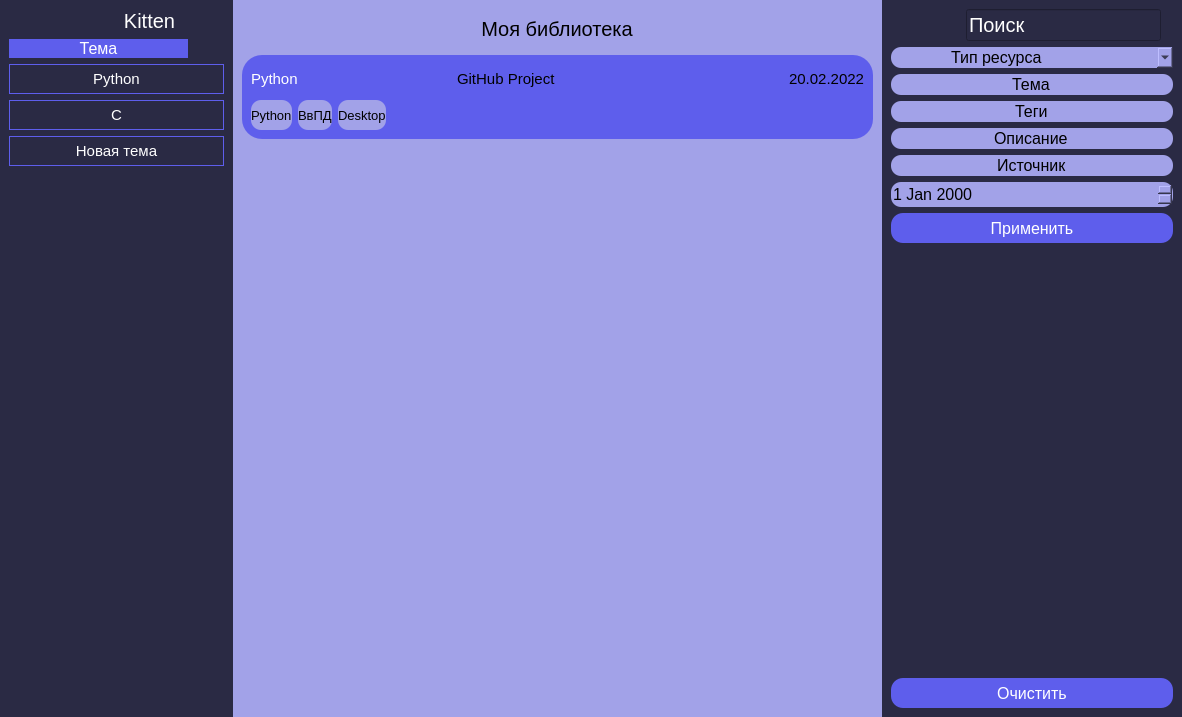
<?xml version="1.0" encoding="UTF-8"?>
<ui version="4.0">
 <class>MainWindow</class>
 <widget class="QMainWindow" name="MainWindow">
  <property name="geometry">
   <rect>
    <x>0</x>
    <y>0</y>
    <width>1182</width>
    <height>717</height>
   </rect>
  </property>
  <property name="windowTitle">
   <string>MainWindow</string>
  </property>
  <widget class="QWidget" name="centralwidget">
   <layout class="QGridLayout" name="gridLayout">
    <property name="leftMargin">
     <number>0</number>
    </property>
    <property name="topMargin">
     <number>0</number>
    </property>
    <property name="rightMargin">
     <number>0</number>
    </property>
    <property name="bottomMargin">
     <number>0</number>
    </property>
    <property name="spacing">
     <number>0</number>
    </property>
    <item row="0" column="2">
     <widget class="QFrame" name="searchFrame">
      <property name="maximumSize">
       <size>
        <width>300</width>
        <height>16777215</height>
       </size>
      </property>
      <property name="styleSheet">
       <string notr="true">background-color: rgb(42, 42, 68);</string>
      </property>
      <layout class="QVBoxLayout" name="searchLayout">
       <item>
        <layout class="QHBoxLayout" name="littleSearchLayout">
         <item>
          <widget class="QLabel" name="searchImage">
           <property name="minimumSize">
            <size>
             <width>0</width>
             <height>0</height>
            </size>
           </property>
           <property name="maximumSize">
            <size>
             <width>45</width>
             <height>35</height>
            </size>
           </property>
           <property name="text">
            <string/>
           </property>
           <property name="pixmap">
            <pixmap>C:/Users/2003n/Downloads/serch.jpg</pixmap>
           </property>
           <property name="scaledContents">
            <bool>true</bool>
           </property>
          </widget>
         </item>
         <item>
          <widget class="QLineEdit" name="generalSearch">
           <property name="minimumSize">
            <size>
             <width>0</width>
             <height>0</height>
            </size>
           </property>
           <property name="maximumSize">
            <size>
             <width>195</width>
             <height>35</height>
            </size>
           </property>
           <property name="font">
            <font>
             <family>Arial</family>
             <pointsize>15</pointsize>
            </font>
           </property>
           <property name="styleSheet">
            <string notr="true">color: rgb(255, 255, 255);</string>
           </property>
           <property name="text">
            <string>Поиск</string>
           </property>
          </widget>
         </item>
        </layout>
       </item>
       <item>
        <widget class="QComboBox" name="resourceType">
         <property name="font">
          <font>
           <family>Arial</family>
           <pointsize>12</pointsize>
          </font>
         </property>
         <property name="styleSheet">
          <string notr="true">background: #A2A2E8;
border-radius: 10px;
padding-left: 60px;</string>
         </property>
         <property name="currentText">
          <string>Тип ресурса</string>
         </property>
         <item>
          <property name="text">
           <string>Тип ресурса</string>
          </property>
         </item>
         <item>
          <property name="text">
           <string>Ссылка</string>
          </property>
         </item>
         <item>
          <property name="text">
           <string>Документ</string>
          </property>
         </item>
         <item>
          <property name="text">
           <string>Изображение</string>
          </property>
         </item>
        </widget>
       </item>
       <item>
        <widget class="QLineEdit" name="tagSearch">
         <property name="font">
          <font>
           <family>Arial</family>
           <pointsize>12</pointsize>
          </font>
         </property>
         <property name="styleSheet">
          <string notr="true">QLineEdit {
background: #A2A2E8;
border-radius: 10px;
}</string>
         </property>
         <property name="text">
          <string>Тема</string>
         </property>
         <property name="alignment">
          <set>Qt::AlignCenter</set>
         </property>
        </widget>
       </item>
       <item>
        <widget class="QLineEdit" name="themeSearch">
         <property name="font">
          <font>
           <family>Arial</family>
           <pointsize>12</pointsize>
          </font>
         </property>
         <property name="styleSheet">
          <string notr="true">background: #A2A2E8;
border-radius: 10px;</string>
         </property>
         <property name="text">
          <string>Теги</string>
         </property>
         <property name="alignment">
          <set>Qt::AlignCenter</set>
         </property>
        </widget>
       </item>
       <item>
        <widget class="QLineEdit" name="description">
         <property name="font">
          <font>
           <family>Arial</family>
           <pointsize>12</pointsize>
          </font>
         </property>
         <property name="styleSheet">
          <string notr="true">background: #A2A2E8;
border-radius: 10px;</string>
         </property>
         <property name="text">
          <string>Описание</string>
         </property>
         <property name="alignment">
          <set>Qt::AlignCenter</set>
         </property>
        </widget>
       </item>
       <item>
        <widget class="QLineEdit" name="sourceSearch">
         <property name="font">
          <font>
           <family>Arial</family>
           <pointsize>12</pointsize>
          </font>
         </property>
         <property name="styleSheet">
          <string notr="true">background: #A2A2E8;
border-radius: 10px;</string>
         </property>
         <property name="text">
          <string>Источник</string>
         </property>
         <property name="alignment">
          <set>Qt::AlignCenter</set>
         </property>
        </widget>
       </item>
       <item>
        <widget class="QDateEdit" name="dateSearch">
         <property name="minimumSize">
          <size>
           <width>0</width>
           <height>25</height>
          </size>
         </property>
         <property name="font">
          <font>
           <family>Arial</family>
           <pointsize>12</pointsize>
          </font>
         </property>
         <property name="styleSheet">
          <string notr="true">background: #A2A2E8;
border-radius: 10px;
</string>
         </property>
        </widget>
       </item>
       <item>
        <widget class="QPushButton" name="applyButton">
         <property name="minimumSize">
          <size>
           <width>0</width>
           <height>30</height>
          </size>
         </property>
         <property name="font">
          <font>
           <family>Arial</family>
           <pointsize>12</pointsize>
          </font>
         </property>
         <property name="styleSheet">
          <string notr="true">background: #5E5EEC;
border-radius: 12px;
color: rgb(255, 255, 255);</string>
         </property>
         <property name="text">
          <string>Применить</string>
         </property>
        </widget>
       </item>
       <item>
        <spacer name="searchSpacer">
         <property name="orientation">
          <enum>Qt::Vertical</enum>
         </property>
         <property name="sizeHint" stdset="0">
          <size>
           <width>20</width>
           <height>40</height>
          </size>
         </property>
        </spacer>
       </item>
       <item>
        <widget class="QPushButton" name="pushButton">
         <property name="minimumSize">
          <size>
           <width>0</width>
           <height>30</height>
          </size>
         </property>
         <property name="maximumSize">
          <size>
           <width>16777215</width>
           <height>16777215</height>
          </size>
         </property>
         <property name="font">
          <font>
           <family>Arial</family>
           <pointsize>12</pointsize>
          </font>
         </property>
         <property name="styleSheet">
          <string notr="true">background: #5E5EEC;
border-radius: 12px;
color: rgb(255, 255, 255);</string>
         </property>
         <property name="text">
          <string>Очистить</string>
         </property>
        </widget>
       </item>
      </layout>
     </widget>
    </item>
    <item row="0" column="1">
     <widget class="QFrame" name="libraryFrame">
      <property name="maximumSize">
       <size>
        <width>16777215</width>
        <height>16777215</height>
       </size>
      </property>
      <property name="styleSheet">
       <string notr="true">background-color: rgb(162, 162, 232);</string>
      </property>
      <layout class="QVBoxLayout" name="libraryLayout">
       <item alignment="Qt::AlignHCenter">
        <widget class="QLabel" name="nameOfLayout">
         <property name="minimumSize">
          <size>
           <width>400</width>
           <height>40</height>
          </size>
         </property>
         <property name="maximumSize">
          <size>
           <width>16777215</width>
           <height>16777215</height>
          </size>
         </property>
         <property name="font">
          <font>
           <family>Arial</family>
           <pointsize>15</pointsize>
          </font>
         </property>
         <property name="text">
          <string>Моя библиотека</string>
         </property>
         <property name="alignment">
          <set>Qt::AlignCenter</set>
         </property>
        </widget>
       </item>
       <item>
        <widget class="QFrame" name="linkFrame">
         <property name="styleSheet">
          <string notr="true">background: #5E5EEC;
border-radius: 20px;</string>
         </property>
         <layout class="QVBoxLayout" name="linkLayout">
          <item>
           <layout class="QHBoxLayout" name="linkDescription">
            <item>
             <widget class="QLabel" name="themeName_2">
              <property name="minimumSize">
               <size>
                <width>0</width>
                <height>0</height>
               </size>
              </property>
              <property name="font">
               <font>
                <family>Arial</family>
                <pointsize>11</pointsize>
               </font>
              </property>
              <property name="styleSheet">
               <string notr="true">color: rgb(255, 255, 255);</string>
              </property>
              <property name="text">
               <string>Python</string>
              </property>
             </widget>
            </item>
            <item>
             <widget class="QLabel" name="linksName_2">
              <property name="minimumSize">
               <size>
                <width>0</width>
                <height>30</height>
               </size>
              </property>
              <property name="font">
               <font>
                <family>Arial</family>
                <pointsize>11</pointsize>
               </font>
              </property>
              <property name="text">
               <string>GitHub Project</string>
              </property>
             </widget>
            </item>
            <item>
             <widget class="QLabel" name="dateOfCreation_2">
              <property name="enabled">
               <bool>true</bool>
              </property>
              <property name="font">
               <font>
                <family>Arial</family>
                <pointsize>11</pointsize>
               </font>
              </property>
              <property name="layoutDirection">
               <enum>Qt::LeftToRight</enum>
              </property>
              <property name="text">
               <string>20.02.2022</string>
              </property>
              <property name="alignment">
               <set>Qt::AlignRight|Qt::AlignTrailing|Qt::AlignVCenter</set>
              </property>
             </widget>
            </item>
           </layout>
          </item>
          <item>
           <layout class="QHBoxLayout" name="tagslLayout">
            <item>
             <widget class="QLabel" name="tag_3">
              <property name="minimumSize">
               <size>
                <width>0</width>
                <height>30</height>
               </size>
              </property>
              <property name="font">
               <font>
                <family>Arial</family>
                <pointsize>10</pointsize>
               </font>
              </property>
              <property name="styleSheet">
               <string notr="true">background: #A2A2E8;
border-radius: 10px;</string>
              </property>
              <property name="text">
               <string>Python</string>
              </property>
             </widget>
            </item>
            <item>
             <widget class="QLabel" name="tag_2">
              <property name="minimumSize">
               <size>
                <width>0</width>
                <height>30</height>
               </size>
              </property>
              <property name="font">
               <font>
                <family>Arial</family>
                <pointsize>10</pointsize>
               </font>
              </property>
              <property name="styleSheet">
               <string notr="true">background: #A2A2E8;
border-radius: 10px;</string>
              </property>
              <property name="text">
               <string>ВвПД</string>
              </property>
             </widget>
            </item>
            <item>
             <widget class="QLabel" name="tag">
              <property name="minimumSize">
               <size>
                <width>0</width>
                <height>30</height>
               </size>
              </property>
              <property name="maximumSize">
               <size>
                <width>16777215</width>
                <height>16777215</height>
               </size>
              </property>
              <property name="font">
               <font>
                <family>Arial</family>
                <pointsize>10</pointsize>
               </font>
              </property>
              <property name="styleSheet">
               <string notr="true">background: #A2A2E8;
border-radius: 10px;</string>
              </property>
              <property name="text">
               <string>Desktop</string>
              </property>
             </widget>
            </item>
            <item>
             <spacer name="tagSpacer">
              <property name="orientation">
               <enum>Qt::Horizontal</enum>
              </property>
              <property name="sizeHint" stdset="0">
               <size>
                <width>40</width>
                <height>20</height>
               </size>
              </property>
             </spacer>
            </item>
           </layout>
          </item>
         </layout>
        </widget>
       </item>
       <item>
        <spacer name="linkSpacer">
         <property name="orientation">
          <enum>Qt::Vertical</enum>
         </property>
         <property name="sizeHint" stdset="0">
          <size>
           <width>20</width>
           <height>40</height>
          </size>
         </property>
        </spacer>
       </item>
      </layout>
     </widget>
    </item>
    <item row="0" column="0">
     <widget class="QFrame" name="userThemeFrame">
      <property name="minimumSize">
       <size>
        <width>0</width>
        <height>0</height>
       </size>
      </property>
      <property name="maximumSize">
       <size>
        <width>280</width>
        <height>16777215</height>
       </size>
      </property>
      <property name="styleSheet">
       <string notr="true">background-color: rgb(42, 42, 68);</string>
      </property>
      <layout class="QVBoxLayout" name="userThemeLayout">
       <item>
        <layout class="QHBoxLayout" name="user">
         <item>
          <widget class="QLabel" name="userImage">
           <property name="maximumSize">
            <size>
             <width>60</width>
             <height>50</height>
            </size>
           </property>
           <property name="styleSheet">
            <string notr="true">border-radius: 5px;</string>
           </property>
           <property name="text">
            <string/>
           </property>
           <property name="pixmap">
            <pixmap>C:/Users/2003n/Downloads/userdog.jpg</pixmap>
           </property>
           <property name="scaledContents">
            <bool>true</bool>
           </property>
          </widget>
         </item>
         <item>
          <widget class="QLabel" name="userName">
           <property name="font">
            <font>
             <family>Arial</family>
             <pointsize>15</pointsize>
            </font>
           </property>
           <property name="styleSheet">
            <string notr="true">color: rgb(255, 255, 255);</string>
           </property>
           <property name="text">
            <string>Kitten</string>
           </property>
           <property name="textFormat">
            <enum>Qt::AutoText</enum>
           </property>
           <property name="alignment">
            <set>Qt::AlignCenter</set>
           </property>
          </widget>
         </item>
        </layout>
       </item>
       <item>
        <layout class="QHBoxLayout" name="addNewTheme">
         <item>
          <widget class="QLabel" name="themeLable">
           <property name="font">
            <font>
             <pointsize>12</pointsize>
            </font>
           </property>
           <property name="styleSheet">
            <string notr="true">background: #5E5EEC;
border-radius: 12px;
color: rgb(255, 255, 255);</string>
           </property>
           <property name="text">
            <string>Тема</string>
           </property>
           <property name="alignment">
            <set>Qt::AlignCenter</set>
           </property>
          </widget>
         </item>
         <item>
          <widget class="QLabel" name="plas">
           <property name="maximumSize">
            <size>
             <width>30</width>
             <height>30</height>
            </size>
           </property>
           <property name="styleSheet">
            <string notr="true">background: transparent;</string>
           </property>
           <property name="text">
            <string/>
           </property>
           <property name="pixmap">
            <pixmap>C:/Users/2003n/Downloads/plas.jpg</pixmap>
           </property>
           <property name="scaledContents">
            <bool>true</bool>
           </property>
          </widget>
         </item>
        </layout>
       </item>
       <item>
        <widget class="QPushButton" name="theme_1">
         <property name="minimumSize">
          <size>
           <width>215</width>
           <height>30</height>
          </size>
         </property>
         <property name="font">
          <font>
           <family>Arial</family>
           <pointsize>11</pointsize>
          </font>
         </property>
         <property name="styleSheet">
          <string notr="true">border: 1px solid #5E5EEC; 

color: rgb(255, 255, 255);</string>
         </property>
         <property name="text">
          <string>Python</string>
         </property>
        </widget>
       </item>
       <item>
        <widget class="QPushButton" name="theme_2">
         <property name="minimumSize">
          <size>
           <width>0</width>
           <height>30</height>
          </size>
         </property>
         <property name="font">
          <font>
           <family>Arial</family>
           <pointsize>11</pointsize>
          </font>
         </property>
         <property name="styleSheet">
          <string notr="true">border: 1px solid #5E5EEC; 
border-color: #5E5EEC;
color: rgb(255, 255, 255);</string>
         </property>
         <property name="text">
          <string>C</string>
         </property>
        </widget>
       </item>
       <item>
        <widget class="QPushButton" name="theme_3">
         <property name="minimumSize">
          <size>
           <width>0</width>
           <height>30</height>
          </size>
         </property>
         <property name="font">
          <font>
           <family>Arial</family>
           <pointsize>11</pointsize>
          </font>
         </property>
         <property name="styleSheet">
          <string notr="true">border: 1px solid #5E5EEC; 
border-color: #5E5EEC;
color: rgb(255, 255, 255);</string>
         </property>
         <property name="text">
          <string>Новая тема</string>
         </property>
        </widget>
       </item>
       <item>
        <spacer name="themeSpacer">
         <property name="orientation">
          <enum>Qt::Vertical</enum>
         </property>
         <property name="sizeHint" stdset="0">
          <size>
           <width>20</width>
           <height>40</height>
          </size>
         </property>
        </spacer>
       </item>
      </layout>
     </widget>
    </item>
   </layout>
  </widget>
 </widget>
 <resources/>
 <connections/>
</ui>
